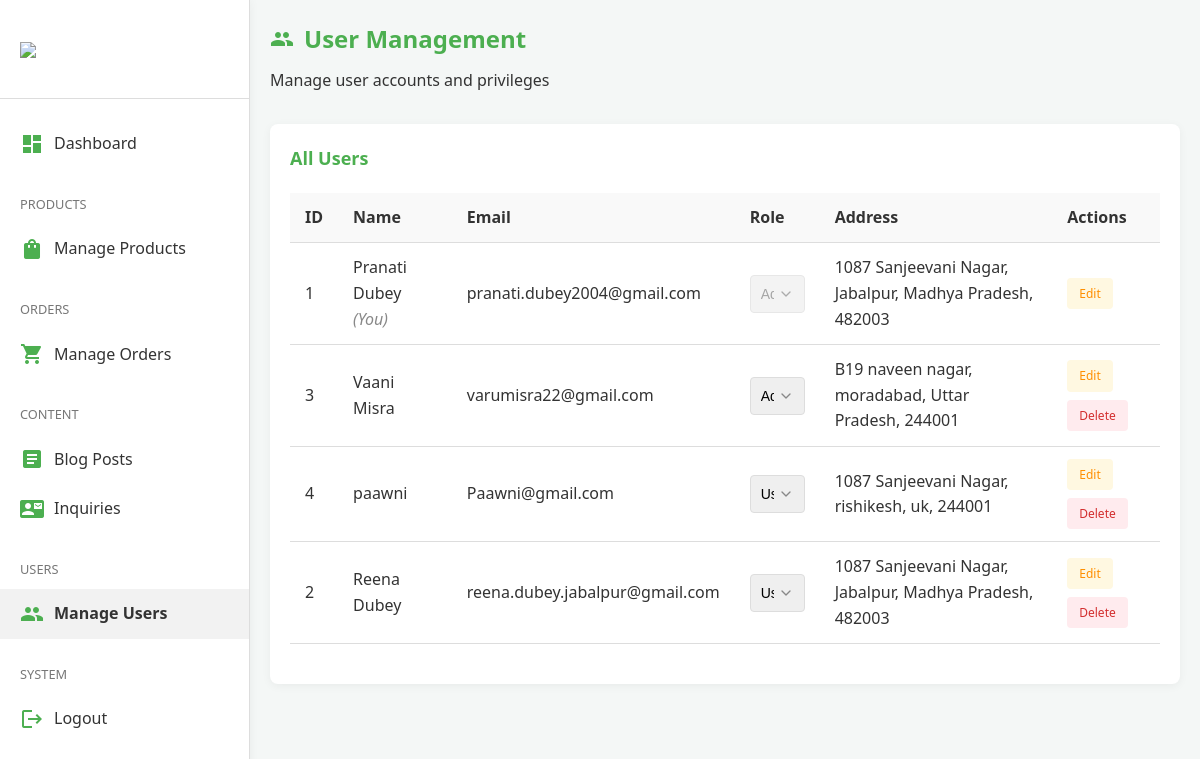
/users.php (signed in), run on the app's committed database.
### tables this page shows
CREATE TABLE `users` (
  `user_id` int(11) NOT NULL,
  `name` varchar(100) NOT NULL,
  `mobile` varchar(15) NOT NULL,
  `email` varchar(100) NOT NULL,
  `password` varchar(255) NOT NULL,
  `isadmin` tinyint(1) DEFAULT 0,
  `address_street` varchar(255) DEFAULT NULL,
  `address_city` varchar(100) DEFAULT NULL,
  `address_state` varchar(100) DEFAULT NULL,
  `address_zip` varchar(10) DEFAULT NULL,
  `address_country` varchar(10) DEFAULT NULL,
  `security_question` varchar(255) DEFAULT NULL,
  `security_answer` varchar(255) DEFAULT NULL
);

### users.php (the view, shortened to what this page needs)
<?php
require_once 'db_connect.php';
$users_query = "SELECT * FROM users ORDER BY isadmin DESC, name ASC";
$users_result = $conn->query($users_query);
?>
<!DOCTYPE html>
<html lang="en">
<head>
    <link rel="stylesheet" href="admin.css">
</head>
<body>
    <div class="admin-container">
        <?php include 'admin_nav.php'; ?>
        <main class="admin-main">
            <div class="admin-header">
                <h1><i class="material-icons">people</i> User Management</h1>
                <p>Manage user accounts and privileges</p>
            </div>
            <section class="admin-section">
                <h2>All Users</h2>
                <div class="table-container">
                    <table class="admin-table">
                        <thead>
                            <tr>
                                <th>ID</th>
                                <th>Name</th>
                                <th>Email</th>
                                <th>Role</th>
                                <th>Address</th>
                                <th>Actions</th>
                            </tr>
                        </thead>
                        <tbody>
                            <?php while($user = $users_result->fetch_assoc()): ?>
                                <tr>
                                    <td><?php echo $user['user_id']; ?></td>
                                    <td>
                                        <?php echo htmlspecialchars($user['name']); ?>
                                        <?php if($user['user_id'] == $_SESSION['user_id']): ?>
                                            <span class="current-user">(You)</span>
                                        <?php endif; ?>
                                    </td>
                                    <td><?php echo htmlspecialchars($user['email']); ?></td>
                                    <td>
                                        <form method="post" action="">
                                            <select name="isadmin" class="form-control" onchange="this.form.submit()" <?php echo ($user['user_id'] == $_SESSION['user_id']) ? 'disabled' : ''; ?>>
                                                <option value="0" <?php echo ($user['isadmin'] == 0) ? 'selected' : ''; ?>>User</option>
                                                <option value="1" <?php echo ($user['isadmin'] == 1) ? 'selected' : ''; ?>>Admin</option>
                                            </select>
                                        </form>
                                    </td>
                                    <td><?php echo htmlspecialchars($user['address_street'] . ', ' . $user['address_city'] . ', ' . $user['address_state'] . ', ' . $user['address_zip']); ?>
                                    </td>
                                    <td>
                                        <div class="table-actions">
                                            <a href="edit_user.php?id=<?php echo $user['user_id']; ?>" class="btn-edit">Edit</a>
                                            <?php if($user['user_id'] != $_SESSION['user_id']): ?>
                                                <a href="users.php?delete=<?php echo $user['user_id']; ?>" class="btn-delete" onclick="return confirm('Are you sure you want to delete this user?')">Delete</a>
                                            <?php endif; ?>
                                        </div>
                                    </td>
                                </tr>
                            <?php endwhile; ?>
                        </tbody>
                    </table>
                </div>
            </section>
        </main>
    </div>
</body>
</html>

### admin.css (style rules this page uses)
:root { --primary-color: #4caf50; --primary-dark: #388e3c; --primary-light: #c8e6c9; --accent-color: #ff9800; --text-color: #333; --light-text: #777; --light-bg: #f9f9f9; --border-color: #ddd; --success: #4caf50; --warning: #ffc107; --danger-color: #f44336; --hover-color: rgba(0, 0, 0, 0.05); }
* { margin: 0; padding: 0; box-sizing: border-box; }
body { font-family: "Segoe UI", Tahoma, Geneva, Verdana, sans-serif; color: var(--text-color); background-color: #f4f7f6; line-height: 1.6; }
.admin-container { display: flex; min-height: 100vh; }
.admin-main { flex-grow: 1; margin-left: 250px; padding: 20px; }
.admin-header { margin-bottom: 30px; }
.admin-header h1 { font-size: 24px; color: var(--primary-color); display: flex; align-items: center; gap: 10px; margin-bottom: 10px; }
.admin-section { background-color: white; border-radius: 8px; box-shadow: 0 2px 10px rgba(0, 0, 0, 0.05); margin-bottom: 30px; padding: 20px; }
.admin-section h2 { font-size: 18px; margin-bottom: 20px; color: var(--primary-color); display: flex; align-items: center; gap: 10px; }
.table-container { overflow-x: auto; margin-bottom: 20px; }
.admin-table { width: 100%; border-collapse: collapse; }
.admin-table th, .admin-table td { padding: 12px 15px; text-align: left; border-bottom: 1px solid var(--border-color); }
.admin-table th { background-color: var(--light-bg); font-weight: 600; }
.table-actions { display: flex; gap: 8px; flex-wrap: wrap; }
.btn-edit, .btn-delete, .btn-view { display: inline-block; padding: 6px 12px; border-radius: 4px; font-size: 12px; cursor: pointer; text-decoration: none; text-align: center; }
.btn-edit { background-color: #fff8e1; color: #ff8f00; }
.btn-delete { background-color: #ffebee; color: #d32f2f; }
.form-control { width: 100%; padding: 10px; border: 1px solid var(--border-color); border-radius: 4px; font-size: 14px; }
.current-user { color: #888; font-style: italic; }
select.form-control { -webkit-appearance: none; -moz-appearance: none; appearance: none; background-repeat: no-repeat; background-position: right 10px center; background-size: 16px; padding-right: 30px; }

### data on the page
users: user_id "1", name "Pranati Dubey", shows "(You)", email "pranati.dubey2004@gmail.com", isadmin "Admin", address_street+address_city+address_state "1087 Sanjeevani Nagar, Jabalpur, Madhya Pradesh, 482003"
users: user_id "3", name "Vaani Misra", email "varumisra22@gmail.com", isadmin "Admin", address_street+address_city+address_state "B19 naveen nagar, moradabad, Uttar Pradesh, 244001"
users: user_id "4", name "paawni", email "Paawni@gmail.com", isadmin "User", address_street+address_city+address_state "1087 Sanjeevani Nagar, rishikesh, uk, 244001"
users: user_id "2", name "Reena Dubey", email "reena.dubey.jabalpur@gmail.com", isadmin "User", address_street+address_city+address_state "1087 Sanjeevani Nagar, Jabalpur, Madhya Pradesh, 482003"
